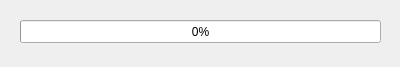
<?xml version="1.0" encoding="UTF-8"?>
<ui version="4.0">
 <class>Dialog</class>
 <widget class="QDialog" name="Dialog">
  <property name="geometry">
   <rect>
    <x>0</x>
    <y>0</y>
    <width>400</width>
    <height>67</height>
   </rect>
  </property>
  <property name="windowTitle">
   <string>Stock</string>
  </property>
  <widget class="QProgressBar" name="progressBar">
   <property name="geometry">
    <rect>
     <x>20</x>
     <y>20</y>
     <width>361</width>
     <height>23</height>
    </rect>
   </property>
   <property name="value">
    <number>0</number>
   </property>
  </widget>
 </widget>
 <resources/>
 <connections/>
</ui>
